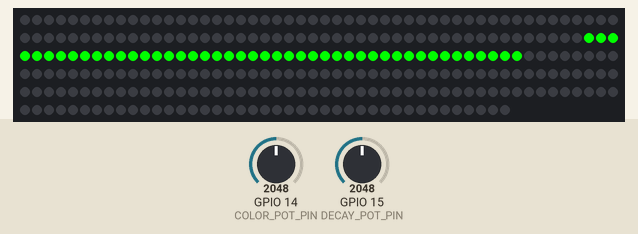
Bench run of a sketch on a simulated ESP32. Shown: 291 RGB LEDs in strip order, left to right, continuing on the next row. The inputs (shaded band) are chosen by the test bench; at power-on: GPIO 14 (COLOR_POT_PIN) = 2048, GPIO 15 (DECAY_POT_PIN) = 2048. Dim RGB values are drawn brighter than linear; what the sketch prints to the serial monitor is not drawn.

Above: at 1.2 s.
1.3 s: GPIO 14 (COLOR_POT_PIN) set to 2866
At 3.1 s:
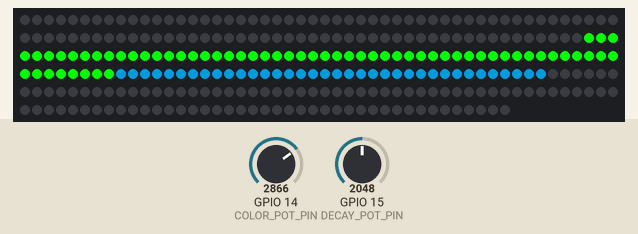
At 5.86 s:
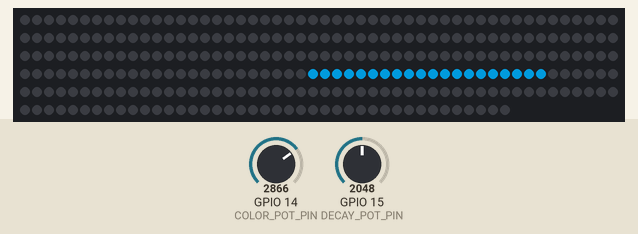
Timing chart, 0 to 7.4 s (numbered marks = the images above; inputs shaded):
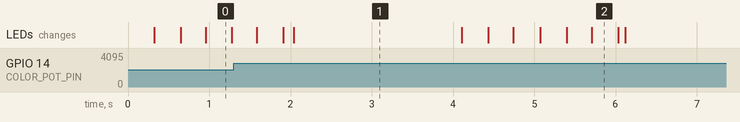

Measured:
- after the input at 1.3 s, the LEDs: first change after 0.29 s (image 1 shows a later state)

The sketch:

single_sided_chase.ino
```cpp
#include <Adafruit_NeoPixel.h>
#define LED_PIN 10
#define NUM_LEDS 291
#define NUM_SIDES 3
#define LED_PER_SIDE NUM_LEDS/NUM_SIDES
#define MS_PER_FRAME  33  // 30fps

//int OFFSET = NUM_LEDS/REP;
int REP = 3;
int OFFSET = 97;

#define COLOR_POT_PIN 14
#define DECAY_POT_PIN 15

int color_pot_val = 0;
int decay_pot_val = 0;

int scaled_color_val = 0;
int scaled_decay_val = 0;

int potMin = 0;    //the lowest value that comes out of the potentiometers
int potMax = 1023; //the highest value that comes out of the potentiometers

uint32_t color;
uint8_t decay_trail;
uint32_t i, j, k = 0;

Adafruit_NeoPixel strip = Adafruit_NeoPixel(NUM_LEDS, LED_PIN, NEO_GRB + NEO_KHZ800);
uint32_t black = strip.Color(0,0,0);
bool token = true;


void setup() {
  strip.begin();
  strip.show();
}


void loop() {
  Serial.printf("testing %d\n", millis() );

  double previous = millis();
  while (true) {
    double current = millis();
    processInput();
    update();
    render();
    double elapsed = current - previous;
    previous = current;
    delay(MS_PER_FRAME - elapsed);
  }
}


void processInput() {
  decay_pot_val  = analogRead(DECAY_POT_PIN);
  color_pot_val  = analogRead(COLOR_POT_PIN);

  scaled_decay_val = map(decay_pot_val, potMin, potMax, 1, 99);
  decay_trail = scaled_decay_val;

  scaled_color_val = map(color_pot_val, potMin, potMax, 0, 256);
  color = ColorWheel(scaled_color_val);
}


void update() {

    if (token == true) {
      strip.setPixelColor((OFFSET +i) %NUM_LEDS, color );                 // forward
      i=(i+1) %NUM_LEDS;

    } else if (token == false) {
      strip.setPixelColor( (OFFSET +j)-(LED_PER_SIDE) %NUM_LEDS, black);   // erase
      j=(j+1) %NUM_LEDS;
    }

    if (token == false && j >= i) {
      token = true;
    }

    if (token == true && isCorner(i, LED_PER_SIDE) )  {
      token = false;
    }

}


void render() {
  strip.show();
}


void fadeToBlack(int ledNo, byte fadeValue) {
  // NeoPixel
  uint32_t oldColor;
  uint8_t r, g, b;

  oldColor = strip.getPixelColor(ledNo);
  r = (oldColor & 0x00ff0000UL) >> 16;
  g = (oldColor & 0x0000ff00UL) >> 8;
  b = (oldColor & 0x000000ffUL);

  r=(r<=7)? 0 : (int) r-(r*fadeValue/256);
  g=(g<=7)? 0 : (int) g-(g*fadeValue/256);
  b=(b<=7)? 0 : (int) b-(b*fadeValue/256);

  strip.setPixelColor(ledNo, r,g,b);
}


uint32_t ColorWheel(byte WheelPos) {
  if(WheelPos < 85) {
   return strip.Color(WheelPos * 3, 255 - WheelPos * 3, 0);
  } else if(WheelPos < 170) {
   WheelPos -= 85;
   return strip.Color(255 - WheelPos * 3, 0, WheelPos * 3);
  } else {
   WheelPos -= 170;
   return strip.Color(0, WheelPos * 3, 255 - WheelPos * 3);
  }
}


bool isCorner(int x, int corner) {
  if (x  > 0 ) {              // can't pick both 0 and final corner
    if (x % corner == 0 ) {   // if the pixel mod corner is 0 then we're at a corner
      return true;
    }
  }
  return false;
}
```
